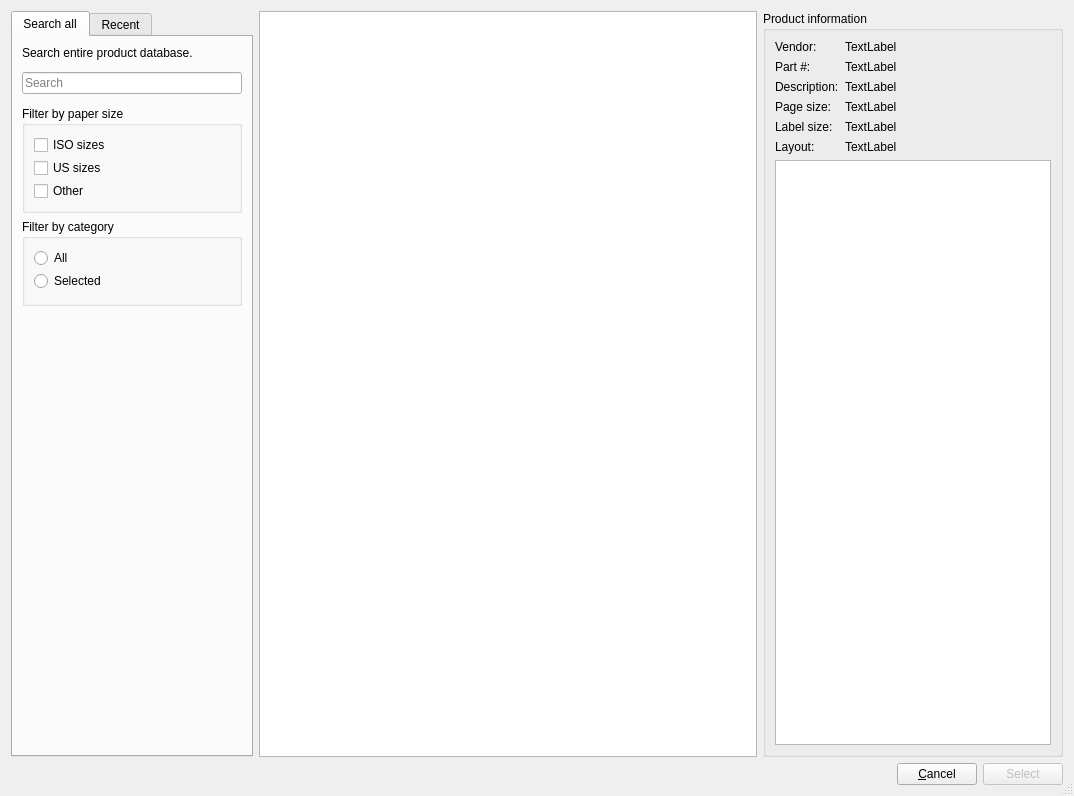
<?xml version="1.0" encoding="UTF-8"?>
<ui version="4.0">
 <class>SelectProductDialog</class>
 <widget class="QDialog" name="SelectProductDialog">
  <property name="geometry">
   <rect>
    <x>0</x>
    <y>0</y>
    <width>1074</width>
    <height>796</height>
   </rect>
  </property>
  <property name="sizePolicy">
   <sizepolicy hsizetype="Expanding" vsizetype="Expanding">
    <horstretch>0</horstretch>
    <verstretch>0</verstretch>
   </sizepolicy>
  </property>
  <property name="windowTitle">
   <string>gLabels - Select Product</string>
  </property>
  <property name="sizeGripEnabled">
   <bool>true</bool>
  </property>
  <layout class="QVBoxLayout" name="verticalLayout_6">
   <item>
    <layout class="QHBoxLayout" name="horizontalLayout_2" stretch="0,1,0">
     <item>
      <widget class="QTabWidget" name="modeNotebook">
       <property name="sizePolicy">
        <sizepolicy hsizetype="Preferred" vsizetype="Expanding">
         <horstretch>0</horstretch>
         <verstretch>0</verstretch>
        </sizepolicy>
       </property>
       <property name="currentIndex">
        <number>0</number>
       </property>
       <widget class="QWidget" name="search">
        <attribute name="title">
         <string>Search all</string>
        </attribute>
        <layout class="QGridLayout" name="gridLayout_2">
         <item row="1" column="0">
          <layout class="QVBoxLayout" name="verticalLayout_2">
           <item>
            <layout class="QHBoxLayout" name="horizontalLayout_3">
             <property name="topMargin">
              <number>6</number>
             </property>
             <property name="bottomMargin">
              <number>6</number>
             </property>
             <item>
              <widget class="QLineEdit" name="searchEntry">
               <property name="sizePolicy">
                <sizepolicy hsizetype="Maximum" vsizetype="Fixed">
                 <horstretch>0</horstretch>
                 <verstretch>0</verstretch>
                </sizepolicy>
               </property>
               <property name="minimumSize">
                <size>
                 <width>220</width>
                 <height>0</height>
                </size>
               </property>
               <property name="placeholderText">
                <string>Search</string>
               </property>
               <property name="clearButtonEnabled">
                <bool>true</bool>
               </property>
              </widget>
             </item>
            </layout>
           </item>
           <item>
            <widget class="QGroupBox" name="groupBox">
             <property name="sizePolicy">
              <sizepolicy hsizetype="Preferred" vsizetype="Preferred">
               <horstretch>0</horstretch>
               <verstretch>0</verstretch>
              </sizepolicy>
             </property>
             <property name="minimumSize">
              <size>
               <width>0</width>
               <height>0</height>
              </size>
             </property>
             <property name="autoFillBackground">
              <bool>false</bool>
             </property>
             <property name="title">
              <string>Filter by paper size</string>
             </property>
             <property name="flat">
              <bool>false</bool>
             </property>
             <property name="checkable">
              <bool>false</bool>
             </property>
             <layout class="QVBoxLayout" name="verticalLayout_5">
              <item>
               <layout class="QVBoxLayout" name="verticalLayout">
                <property name="spacing">
                 <number>3</number>
                </property>
                <item>
                 <widget class="QCheckBox" name="pageSizeIsoCheck">
                  <property name="text">
                   <string>ISO sizes</string>
                  </property>
                 </widget>
                </item>
                <item>
                 <widget class="QCheckBox" name="pageSizeUsCheck">
                  <property name="text">
                   <string>US sizes</string>
                  </property>
                 </widget>
                </item>
                <item>
                 <widget class="QCheckBox" name="pageSizeOtherCheck">
                  <property name="text">
                   <string>Other</string>
                  </property>
                 </widget>
                </item>
               </layout>
              </item>
             </layout>
            </widget>
           </item>
           <item>
            <widget class="QGroupBox" name="groupBox_3">
             <property name="title">
              <string>Filter by category</string>
             </property>
             <layout class="QVBoxLayout" name="verticalLayout_4">
              <property name="spacing">
               <number>3</number>
              </property>
              <item>
               <widget class="QRadioButton" name="allCategoriesRadio">
                <property name="text">
                 <string>All</string>
                </property>
               </widget>
              </item>
              <item>
               <widget class="QRadioButton" name="selectedCategoriesRadio">
                <property name="text">
                 <string>Selected</string>
                </property>
               </widget>
              </item>
              <item>
               <widget class="QWidget" name="categoriesCheckContainer" native="true">
                <layout class="QGridLayout" name="gridLayout">
                 <property name="leftMargin">
                  <number>0</number>
                 </property>
                 <property name="topMargin">
                  <number>0</number>
                 </property>
                 <property name="rightMargin">
                  <number>0</number>
                 </property>
                 <property name="bottomMargin">
                  <number>0</number>
                 </property>
                 <property name="spacing">
                  <number>0</number>
                 </property>
                 <item row="0" column="0">
                  <layout class="QVBoxLayout" name="categoriesLayout">
                   <property name="spacing">
                    <number>3</number>
                   </property>
                   <property name="leftMargin">
                    <number>20</number>
                   </property>
                  </layout>
                 </item>
                </layout>
               </widget>
              </item>
             </layout>
            </widget>
           </item>
          </layout>
         </item>
         <item row="2" column="0">
          <spacer name="verticalSpacer_2">
           <property name="orientation">
            <enum>Qt::Vertical</enum>
           </property>
           <property name="sizeHint" stdset="0">
            <size>
             <width>20</width>
             <height>3</height>
            </size>
           </property>
          </spacer>
         </item>
         <item row="0" column="0">
          <widget class="QLabel" name="label_2">
           <property name="text">
            <string>Search entire product database.</string>
           </property>
           <property name="wordWrap">
            <bool>true</bool>
           </property>
          </widget>
         </item>
        </layout>
       </widget>
       <widget class="QWidget" name="recent">
        <attribute name="title">
         <string>Recent</string>
        </attribute>
        <layout class="QGridLayout" name="gridLayout_3">
         <item row="0" column="0">
          <widget class="QLabel" name="label">
           <property name="text">
            <string>Select from recently used products.</string>
           </property>
           <property name="wordWrap">
            <bool>true</bool>
           </property>
          </widget>
         </item>
         <item row="1" column="0">
          <spacer name="verticalSpacer">
           <property name="orientation">
            <enum>Qt::Vertical</enum>
           </property>
           <property name="sizeHint" stdset="0">
            <size>
             <width>20</width>
             <height>40</height>
            </size>
           </property>
          </spacer>
         </item>
        </layout>
       </widget>
      </widget>
     </item>
     <item>
      <widget class="glabels::TemplatePicker" name="templatePicker">
       <property name="minimumSize">
        <size>
         <width>140</width>
         <height>0</height>
        </size>
       </property>
       <property name="showDropIndicator" stdset="0">
        <bool>false</bool>
       </property>
      </widget>
     </item>
     <item>
      <widget class="QGroupBox" name="productGroupBox">
       <property name="sizePolicy">
        <sizepolicy hsizetype="Minimum" vsizetype="Preferred">
         <horstretch>0</horstretch>
         <verstretch>0</verstretch>
        </sizepolicy>
       </property>
       <property name="minimumSize">
        <size>
         <width>300</width>
         <height>0</height>
        </size>
       </property>
       <property name="title">
        <string>Product information</string>
       </property>
       <layout class="QVBoxLayout" name="verticalLayout_7">
        <item>
         <layout class="QVBoxLayout" name="verticalLayout_3" stretch="0,1">
          <item>
           <layout class="QFormLayout" name="formLayout">
            <item row="0" column="0">
             <widget class="QLabel" name="label_3">
              <property name="sizePolicy">
               <sizepolicy hsizetype="Minimum" vsizetype="Preferred">
                <horstretch>0</horstretch>
                <verstretch>0</verstretch>
               </sizepolicy>
              </property>
              <property name="text">
               <string>Vendor:</string>
              </property>
             </widget>
            </item>
            <item row="0" column="1">
             <widget class="QLabel" name="vendorLabel">
              <property name="sizePolicy">
               <sizepolicy hsizetype="Preferred" vsizetype="Preferred">
                <horstretch>0</horstretch>
                <verstretch>0</verstretch>
               </sizepolicy>
              </property>
              <property name="text">
               <string>TextLabel</string>
              </property>
             </widget>
            </item>
            <item row="1" column="0">
             <widget class="QLabel" name="label_4">
              <property name="sizePolicy">
               <sizepolicy hsizetype="Minimum" vsizetype="Preferred">
                <horstretch>0</horstretch>
                <verstretch>0</verstretch>
               </sizepolicy>
              </property>
              <property name="text">
               <string>Part #:</string>
              </property>
             </widget>
            </item>
            <item row="1" column="1">
             <widget class="QLabel" name="partLabel">
              <property name="sizePolicy">
               <sizepolicy hsizetype="Preferred" vsizetype="Preferred">
                <horstretch>0</horstretch>
                <verstretch>0</verstretch>
               </sizepolicy>
              </property>
              <property name="text">
               <string>TextLabel</string>
              </property>
             </widget>
            </item>
            <item row="2" column="0">
             <widget class="QLabel" name="label_5">
              <property name="sizePolicy">
               <sizepolicy hsizetype="Minimum" vsizetype="Preferred">
                <horstretch>0</horstretch>
                <verstretch>0</verstretch>
               </sizepolicy>
              </property>
              <property name="text">
               <string>Description:</string>
              </property>
              <property name="alignment">
               <set>Qt::AlignLeading|Qt::AlignLeft|Qt::AlignTop</set>
              </property>
             </widget>
            </item>
            <item row="2" column="1">
             <widget class="QLabel" name="descriptionLabel">
              <property name="sizePolicy">
               <sizepolicy hsizetype="Preferred" vsizetype="Preferred">
                <horstretch>0</horstretch>
                <verstretch>0</verstretch>
               </sizepolicy>
              </property>
              <property name="text">
               <string>TextLabel</string>
              </property>
              <property name="alignment">
               <set>Qt::AlignLeading|Qt::AlignLeft|Qt::AlignTop</set>
              </property>
              <property name="wordWrap">
               <bool>true</bool>
              </property>
             </widget>
            </item>
            <item row="3" column="0">
             <widget class="QLabel" name="label_7">
              <property name="sizePolicy">
               <sizepolicy hsizetype="Minimum" vsizetype="Preferred">
                <horstretch>0</horstretch>
                <verstretch>0</verstretch>
               </sizepolicy>
              </property>
              <property name="text">
               <string>Page size:</string>
              </property>
             </widget>
            </item>
            <item row="3" column="1">
             <widget class="QLabel" name="pageSizeLabel">
              <property name="sizePolicy">
               <sizepolicy hsizetype="Preferred" vsizetype="Preferred">
                <horstretch>0</horstretch>
                <verstretch>0</verstretch>
               </sizepolicy>
              </property>
              <property name="text">
               <string>TextLabel</string>
              </property>
             </widget>
            </item>
            <item row="4" column="0">
             <widget class="QLabel" name="label_9">
              <property name="sizePolicy">
               <sizepolicy hsizetype="Minimum" vsizetype="Preferred">
                <horstretch>0</horstretch>
                <verstretch>0</verstretch>
               </sizepolicy>
              </property>
              <property name="text">
               <string>Label size:</string>
              </property>
             </widget>
            </item>
            <item row="4" column="1">
             <widget class="QLabel" name="labelSizeLabel">
              <property name="sizePolicy">
               <sizepolicy hsizetype="Preferred" vsizetype="Preferred">
                <horstretch>0</horstretch>
                <verstretch>0</verstretch>
               </sizepolicy>
              </property>
              <property name="text">
               <string>TextLabel</string>
              </property>
             </widget>
            </item>
            <item row="5" column="0">
             <widget class="QLabel" name="label_11">
              <property name="sizePolicy">
               <sizepolicy hsizetype="Minimum" vsizetype="Preferred">
                <horstretch>0</horstretch>
                <verstretch>0</verstretch>
               </sizepolicy>
              </property>
              <property name="text">
               <string>Layout:</string>
              </property>
             </widget>
            </item>
            <item row="5" column="1">
             <widget class="QLabel" name="layoutLabel">
              <property name="sizePolicy">
               <sizepolicy hsizetype="Preferred" vsizetype="Preferred">
                <horstretch>0</horstretch>
                <verstretch>0</verstretch>
               </sizepolicy>
              </property>
              <property name="text">
               <string>TextLabel</string>
              </property>
             </widget>
            </item>
           </layout>
          </item>
          <item>
           <widget class="glabels::SimplePreview" name="preview">
            <property name="sizePolicy">
             <sizepolicy hsizetype="Expanding" vsizetype="Preferred">
              <horstretch>0</horstretch>
              <verstretch>0</verstretch>
             </sizepolicy>
            </property>
           </widget>
          </item>
         </layout>
        </item>
       </layout>
      </widget>
     </item>
    </layout>
   </item>
   <item>
    <layout class="QHBoxLayout" name="horizontalLayout">
     <item>
      <spacer name="horizontalSpacer">
       <property name="orientation">
        <enum>Qt::Horizontal</enum>
       </property>
       <property name="sizeHint" stdset="0">
        <size>
         <width>40</width>
         <height>20</height>
        </size>
       </property>
      </spacer>
     </item>
     <item>
      <widget class="QPushButton" name="cancelButton">
       <property name="text">
        <string>&amp;Cancel</string>
       </property>
       <property name="autoDefault">
        <bool>false</bool>
       </property>
      </widget>
     </item>
     <item>
      <widget class="QPushButton" name="selectButton">
       <property name="enabled">
        <bool>false</bool>
       </property>
       <property name="text">
        <string>Select</string>
       </property>
      </widget>
     </item>
    </layout>
   </item>
  </layout>
 </widget>
 <customwidgets>
  <customwidget>
   <class>glabels::TemplatePicker</class>
   <extends>QListWidget</extends>
   <header>TemplatePicker.h</header>
  </customwidget>
  <customwidget>
   <class>glabels::SimplePreview</class>
   <extends>QGraphicsView</extends>
   <header>SimplePreview.h</header>
  </customwidget>
 </customwidgets>
 <resources>
  <include location="../icons.qrc"/>
 </resources>
 <connections>
  <connection>
   <sender>pageSizeUsCheck</sender>
   <signal>clicked()</signal>
   <receiver>SelectProductDialog</receiver>
   <slot>onPageSizeCheckClicked()</slot>
   <hints>
    <hint type="sourcelabel">
     <x>104</x>
     <y>220</y>
    </hint>
    <hint type="destinationlabel">
     <x>4</x>
     <y>141</y>
    </hint>
   </hints>
  </connection>
  <connection>
   <sender>templatePicker</sender>
   <signal>itemSelectionChanged()</signal>
   <receiver>SelectProductDialog</receiver>
   <slot>onTemplatePickerSelectionChanged()</slot>
   <hints>
    <hint type="sourcelabel">
     <x>483</x>
     <y>561</y>
    </hint>
    <hint type="destinationlabel">
     <x>244</x>
     <y>660</y>
    </hint>
   </hints>
  </connection>
  <connection>
   <sender>pageSizeIsoCheck</sender>
   <signal>clicked()</signal>
   <receiver>SelectProductDialog</receiver>
   <slot>onPageSizeCheckClicked()</slot>
   <hints>
    <hint type="sourcelabel">
     <x>106</x>
     <y>193</y>
    </hint>
    <hint type="destinationlabel">
     <x>2</x>
     <y>116</y>
    </hint>
   </hints>
  </connection>
  <connection>
   <sender>cancelButton</sender>
   <signal>clicked()</signal>
   <receiver>SelectProductDialog</receiver>
   <slot>onCancelButtonClicked()</slot>
   <hints>
    <hint type="sourcelabel">
     <x>977</x>
     <y>785</y>
    </hint>
    <hint type="destinationlabel">
     <x>689</x>
     <y>660</y>
    </hint>
   </hints>
  </connection>
  <connection>
   <sender>searchEntry</sender>
   <signal>textChanged(QString)</signal>
   <receiver>SelectProductDialog</receiver>
   <slot>onSearchEntryTextChanged()</slot>
   <hints>
    <hint type="sourcelabel">
     <x>93</x>
     <y>104</y>
    </hint>
    <hint type="destinationlabel">
     <x>2</x>
     <y>53</y>
    </hint>
   </hints>
  </connection>
  <connection>
   <sender>allCategoriesRadio</sender>
   <signal>clicked()</signal>
   <receiver>SelectProductDialog</receiver>
   <slot>onCategoryRadioClicked()</slot>
   <hints>
    <hint type="sourcelabel">
     <x>101</x>
     <y>323</y>
    </hint>
    <hint type="destinationlabel">
     <x>0</x>
     <y>223</y>
    </hint>
   </hints>
  </connection>
  <connection>
   <sender>selectedCategoriesRadio</sender>
   <signal>clicked()</signal>
   <receiver>SelectProductDialog</receiver>
   <slot>onCategoryRadioClicked()</slot>
   <hints>
    <hint type="sourcelabel">
     <x>97</x>
     <y>350</y>
    </hint>
    <hint type="destinationlabel">
     <x>1</x>
     <y>252</y>
    </hint>
   </hints>
  </connection>
  <connection>
   <sender>modeNotebook</sender>
   <signal>currentChanged(int)</signal>
   <receiver>SelectProductDialog</receiver>
   <slot>onModeTabChanged()</slot>
   <hints>
    <hint type="sourcelabel">
     <x>59</x>
     <y>25</y>
    </hint>
    <hint type="destinationlabel">
     <x>4</x>
     <y>26</y>
    </hint>
   </hints>
  </connection>
  <connection>
   <sender>selectButton</sender>
   <signal>clicked()</signal>
   <receiver>SelectProductDialog</receiver>
   <slot>onSelectButtonClicked()</slot>
   <hints>
    <hint type="sourcelabel">
     <x>1022</x>
     <y>769</y>
    </hint>
    <hint type="destinationlabel">
     <x>1067</x>
     <y>682</y>
    </hint>
   </hints>
  </connection>
 </connections>
 <slots>
  <slot>onSearchClearButtonClicked()</slot>
  <slot>onTemplatePickerSelectionChanged()</slot>
  <slot>onOrientationRadioToggled()</slot>
  <slot>onSearchEntryTextChanged()</slot>
  <slot>onCancelButtonClicked()</slot>
  <slot>onSelectButtonClicked()</slot>
  <slot>onPageSizeCheckClicked()</slot>
  <slot>onCategoryRadioClicked()</slot>
  <slot>onModeTabChanged()</slot>
  <slot>slot1()</slot>
 </slots>
</ui>
